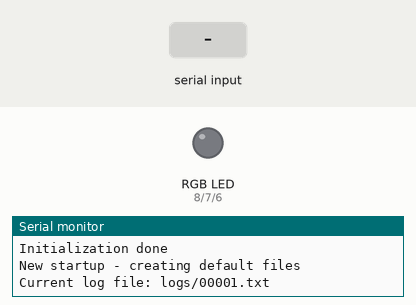
Recording of a sketch running on a simulated Arduino Nano, built with avr-gcc and run on an emulated ATmega328P. Parts: an RGB LED mixed from three pins (HIGH = lit), the last lines printed to the serial monitor. Inputs (shaded band) come from the test bench. Storage starts empty.

Above: at 1.8 s.
1.9 s: "90,45\n" received over Serial
At 2.96 s:
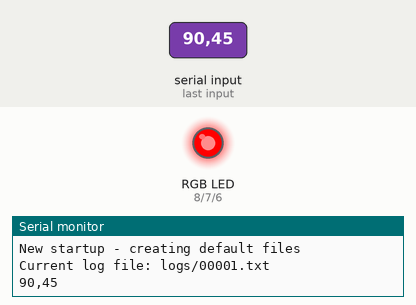
4.6 s: "1\n" received over Serial
At 5.76 s:
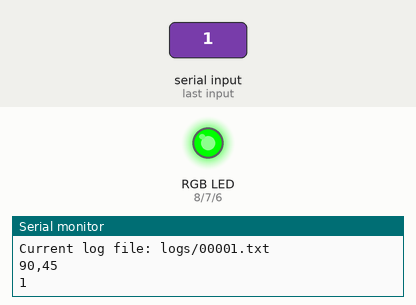
Timing chart, 0 to 7.6 s (numbered marks = the images above; inputs shaded):
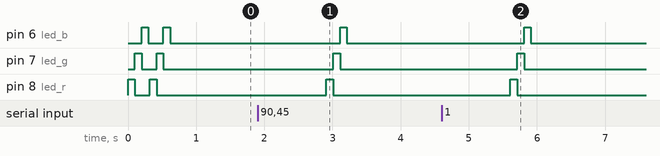

The sketch:

NanoListener.ino
```cpp
/*

Simple Serial to SDcard Shield

Uses an Arduino Nano to forward the serial output of a second Arduino to an SD card

Author: Wilson Cosmo
Date: 14-07-2022

*/

#include <SPI.h>
#include <SD.h>
#include<math.h>

File myFile;

int c = 0; //Counter
String mfn = ""; //Next file name

//RGB
int led_r = 8;
int led_g = 7;
int led_b = 6;

void setup() {

  Serial.begin(9600); //IMPORTANT - Set the same baud rate as the board to be listened to
  while (!Serial) {

  }

  pinMode(led_r, OUTPUT);
  pinMode(led_g, OUTPUT);
  pinMode(led_b, OUTPUT);

  setLedAlert(0);

  //SD card initialization - start
  Serial.println("Initializing SD card"); //debug
  if (!SD.begin(10)) {
    Serial.println("initialization failed!"); //debug
    setLedAlert(1);
    while (1);
  }
  Serial.println("Initialization done");
  setLedAlert(2);
  //SD card initialization - end

  //Default txt files - start
  if(SD.exists("readme.txt") == 1){
    Serial.println("Default files detected"); //debug
    }
  else{
    Serial.println("New startup - creating default files"); //debug
    myFile = SD.open("readme.txt", FILE_WRITE);
    myFile.println("This is a default file generated by the program\nThe 'counter.cfg' is also a default file\nManually changing files may cause problems\n\nThe generated files are stored in the 'logs' directory");
    myFile.close();

    myFile = SD.open("counter.cfg", FILE_WRITE);
    myFile.println("1");
    myFile.close();

    SD.mkdir("logs"); //the name of the directory where the files will be created

    }
  //Default txt files - end

  //Read the counter file - start
  myFile = SD.open("counter.cfg");
  String c_str = "";
  while (myFile.available()){c_str += (char)myFile.read();}
  myFile.close();
  c = c_str.toInt();
  //Read the counter file - end

  //Define the next log file name - start
  int nd = log10(c)+1;
  mfn += "logs/"; //the name of the directory where the files will be created
  if(nd > 5){
    Serial.print("Counter file reached limit");//debug
    mfn += "extra.txt";
  }
  else{
    for(int i = 0; i < 5-nd; i++){
      mfn += '0';
      }
     mfn += c;
     mfn += ".txt";
  }
  Serial.print("Current log file: ");//debug
  Serial.println(mfn);//debug
  //Define the next log file name - end

  //Create the next log file - start
  myFile = SD.open(mfn, FILE_WRITE);

  /*
  File header
  A optional line in the start of the file.
  You can modify this header according to the data stored in the log or simply comment the next line to omit the log header.
  */
  myFile.println("Lat_a\tLong_a\tRSSI_a\tSNR_a\tRec_a\tEnv_a\tLat_p\tLong_p\tRSSI_p\tSNR_p\tRec_p\tEnv_p");
  myFile.close();
  //Create the next log file - end

  //Update the counter file - start
  SD.remove("counter.cfg");
  myFile = SD.open("counter.cfg", FILE_WRITE);
  myFile.println(c + 1);
  myFile.close();
  //Update the counter file - end

}

void loop() {
  if (Serial.available() > 0){
    myFile = SD.open(mfn, FILE_WRITE);
    String msg = Serial.readString();
    Serial.println(msg); //debug
    myFile.println(msg);
    myFile.close();
    setLedAlert(3);
  }
}

void setLedAlert(int state){ //Flashes an RGB LED in different colors to display visual alerts.

	int l = state;
  int ledtimer = 100; //delay in led blink

	if (l = 0){
    digitalWrite(led_r,LOW);
    digitalWrite(led_g,LOW);
    digitalWrite(led_b,LOW);
	}
  if (l = 1){
    digitalWrite(led_r,HIGH);
    delay(ledtimer);
    digitalWrite(led_r,LOW);
	}
  if (l = 2){
    digitalWrite(led_g,HIGH);
    delay(ledtimer);
    digitalWrite(led_g,LOW);
	}
  if (l = 3){
    digitalWrite(led_b,HIGH);
    delay(ledtimer);
    digitalWrite(led_b,LOW);
	}

}
```

Measured:
- after the input at 1.9 s, pin 6 (led_b): LOW → HIGH after 1.2 s, → LOW 0.10 s later; pin 7 (led_g): LOW → HIGH after 1.1 s, → LOW 0.10 s later; pin 8 (led_r): LOW → HIGH after 1.0 s, → LOW 0.10 s later
- after the input at 4.6 s, pin 6 (led_b): LOW → HIGH after 1.2 s, → LOW 0.10 s later; pin 7 (led_g): LOW → HIGH after 1.1 s, → LOW 0.10 s later; pin 8 (led_r): LOW → HIGH after 1.0 s, → LOW 0.10 s later
